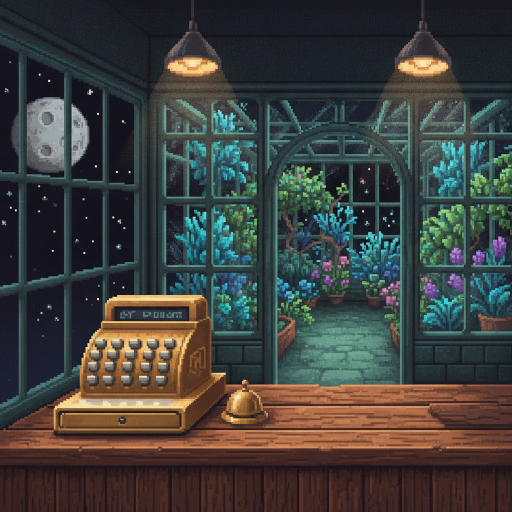
#> input picture assets/gen/raw/bg_counter.png, 1024 x 1024 px (shown at 1/2 size); its folder holds 2 pictures in this run
$ python asset_pipeline.py --src ../assets/gen/raw --out out.png
#> lines starting #> are read from the running program, lines starting #| are printed output that depends on the picture
#!/usr/bin/env python3
"""Pixel-art asset pipeline: raw AI output -> game-ready sprites + atlas.

Why this exists: generative models emit 1024x1024 soft, off-palette images.
A game needs crisp grid-aligned sprites on one shared palette. This script does
the mechanical part (key-out, downscale, palette-lock, atlas pack) so the human
time goes into taste, not cleanup.

Usage:
  python3 tools/asset_pipeline.py --src assets/raw --out assets/generated
  python3 tools/asset_pipeline.py --src assets/raw --out assets/generated \
      --grid 32 --colors 32 --scale 4 --key 255,0,255

Outputs: <out>/sprites/<name>.png, <out>/atlas.png (1x, game-ready),
         <out>/atlas_preview.png (xN, for eyeballing), <out>/atlas.json
"""
from __future__ import annotations

import argparse
import json
from pathlib import Path

from PIL import Image

EXTS = {".png", ".jpg", ".jpeg", ".webp"}


def key_out(img: Image.Image, rgb: tuple[int, int, int], tolerance: int) -> Image.Image:
    """Remove a flat background (magenta by default) by flood-filling from the border."""
#> called with rgb = (255, 0, 255), tolerance = 40
    img = img.convert("RGBA")
    w, h = img.size
#> w = 1024; h = 1024
    px = img.load()
    stack = [(x, y) for x in range(w) for y in (0, h - 1)] + [(x, y) for y in range(h) for x in (0, w - 1)]
    seen = set()
    while stack:
        x, y = stack.pop()
        if (x, y) in seen or not (0 <= x < w and 0 <= y < h):
            continue
        seen.add((x, y))
        r, g, b, a = px[x, y]
        if a == 0 or max(abs(r - rgb[0]), abs(g - rgb[1]), abs(b - rgb[2])) <= tolerance:
            px[x, y] = (0, 0, 0, 0)
            stack.extend([(x + 1, y), (x - 1, y), (x, y + 1), (x, y - 1)])
#> this loop made 4096 passes
#> (r, g, b) on passes 1 to 3: (48, 30, 30), (56, 36, 31), (50, 31, 30)
#> after the loop, seen = 4092 items; stack = []
    return img


def to_grid(img: Image.Image, grid: int, colors: int, palette: list[tuple[int, int, int]] | None) -> Image.Image:
    """Downscale to true pixel grid, then quantize so every asset shares one palette."""
#> called with grid = 32, colors = 32
    img = img.convert("RGBA")
    alpha = img.getchannel("A")
#> alpha: PIL image 1024x1024 L; every value is 255
    img = img.resize((grid, grid), Image.NEAREST)
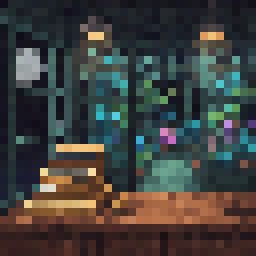
#> img: PIL image 32x32 RGBA (shown 8 times larger); mean R, G, B, A 64.1, 64.7, 61.7, 255
    alpha = alpha.resize((grid, grid), Image.NEAREST)
#> alpha: PIL image 32x32 L; every value is 255
    if palette:
        pal_img = Image.new("P", (1, 1))
        flat = [c for rgb in palette for c in rgb]
        pal_img.putpalette(flat + [0] * (768 - len(flat)))
        quant = img.convert("RGB").quantize(palette=pal_img, dither=Image.Dither.NONE)
    else:
        quant = img.convert("RGB").quantize(colors=colors, method=Image.Quantize.MEDIANCUT,
                                            dither=Image.Dither.NONE)
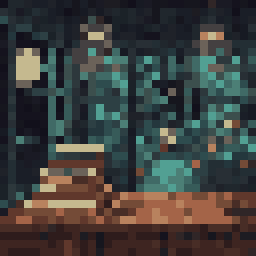
#> quant: PIL image 32x32 P (shown 8 times larger); mean R, G, B 62.7, 64.2, 61.6
    out = quant.convert("RGBA")
    out.putalpha(alpha)
    return out


def pack(sprites: list[tuple[str, Image.Image]], scale: int, pad: int = 1) -> tuple[Image.Image, Image.Image, dict]:
    """Square-ish atlas at 1x (game-ready) plus a scaled preview at Nx for humans."""
    if not sprites:
        raise SystemExit("no sprites to pack")
    cell = max(im.width for _, im in sprites)
    cols = max(1, int(len(sprites) ** 0.5 + 0.999))
    rows = (len(sprites) + cols - 1) // cols
    step = cell + pad * 2
    atlas = Image.new("RGBA", (cols * step, rows * step), (0, 0, 0, 0))
    frames = {}
    for i, (name, im) in enumerate(sprites):
        cx, cy = (i % cols) * step, (i // cols) * step
        atlas.paste(im, (cx + pad, cy + pad))
        frames[name] = {"x": cx + pad, "y": cy + pad, "w": cell, "h": cell}
    preview = atlas.resize((atlas.width * scale, atlas.height * scale), Image.NEAREST)
    return atlas, preview, {"grid": cell, "frames": frames}


def main() -> None:
    ap = argparse.ArgumentParser()
    ap.add_argument("--src", required=True)
    ap.add_argument("--out", required=True)
    ap.add_argument("--grid", type=int, default=32, help="final sprite size in game pixels")
    ap.add_argument("--colors", type=int, default=32)
    ap.add_argument("--scale", type=int, default=4, help="preview upscale factor for the atlas")
    ap.add_argument("--key", default="255,0,255", help="background colour to remove, r,g,b")
    ap.add_argument("--tolerance", type=int, default=40)
    ap.add_argument("--palette", default="", help="optional path to a .hex palette (one #rrggbb per line)")
    args = ap.parse_args()

    src, out = Path(args.src), Path(args.out)
    (out / "sprites").mkdir(parents=True, exist_ok=True)
    key_rgb = tuple(int(v) for v in args.key.split(","))
    palette = None
    if args.palette:
        palette = []
        for line in Path(args.palette).read_text().splitlines():
            line = line.strip()
            if line.startswith("#") and len(line) >= 7:
                palette.append(tuple(int(line[i:i + 2], 16) for i in (1, 3, 5)))

    sprites = []
    for path in sorted(p for p in src.iterdir() if p.suffix.lower() in EXTS):
        img = Image.open(path).convert("RGBA")
        img = key_out(img, key_rgb, args.tolerance)
        img = to_grid(img, args.grid, args.colors, palette)
        img.save(out / "sprites" / f"{path.stem}.png")
        sprites.append((path.stem, img))
        print(f"  {path.name} -> {args.grid}x{args.grid}")
#> pass 2 of the loop in main, `for path in sorted(p for p in src.iterdir() if p.suffix.lower() in EXT..`:
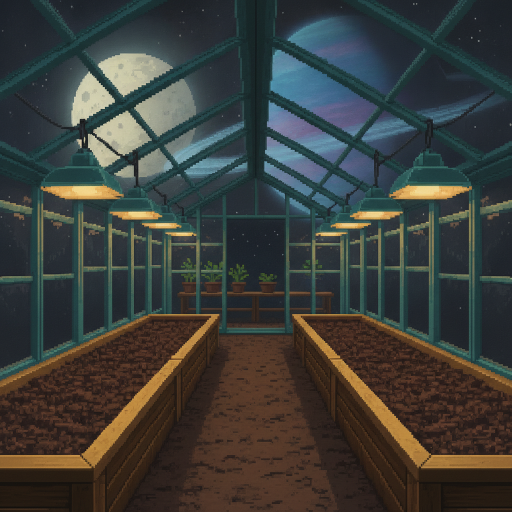
#> input picture assets/gen/raw/bg_greenhouse.png, 1024 x 1024 px (shown at 1/2 size)
#> the loop in key_out (call 2), `while stack:` made 4096 passes
#> (r, g, b) on passes 1 to 3: (36, 26, 20), (31, 24, 16), (37, 28, 21)
#> in to_grid (call 2), `img = img.resize((grid, grid), Image.NEAREST)`:
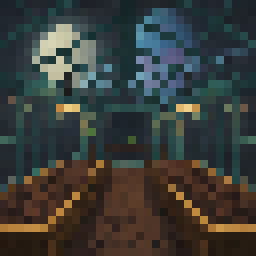
#> img: PIL image 32x32 RGBA (shown 8 times larger); mean R, G, B, A 58.1, 60.8, 57.4, 255
#> in to_grid (call 2), `quant = img.convert("RGB").quantize(colors=colors, method=Image.Quanti..`:
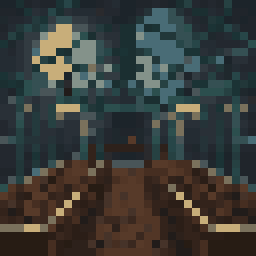
#> quant: PIL image 32x32 P (shown 8 times larger); mean R, G, B 57.4, 60.3, 57.1

    atlas, preview, meta = pack(sprites, args.scale)
#> in pack, `atlas = Image.new("RGBA", (cols * step, rows * step), (0, 0, 0, 0))`: atlas: PIL image 68x34 RGBA; every value is 0
#> the loop in pack, `for i, (name, im) in enumerate(sprites):` made 2 passes
#> name on passes 1 to 2: 'bg_counter', 'bg_greenhouse'
#> after the loop in pack, `for i, (name, im) in enumerate(sprites):`:
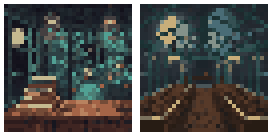
#> atlas: PIL image 68x34 RGBA (shown 4 times larger); mean R, G, B, A 53.2, 55.1, 52.6, 225.9; transparent parts drawn white
    atlas.save(out / "atlas.png")
    preview.save(out / "atlas_preview.png")
    (out / "atlas.json").write_text(json.dumps(meta, indent=2))
    print(f"atlas: {atlas.width}x{atlas.height} ({len(sprites)} frames), preview x{args.scale} -> {out/'atlas_preview.png'}")
#| atlas: 68x34 (2 frames), preview x4 -> out.png/atlas_preview.png


if __name__ == "__main__":
    main()
